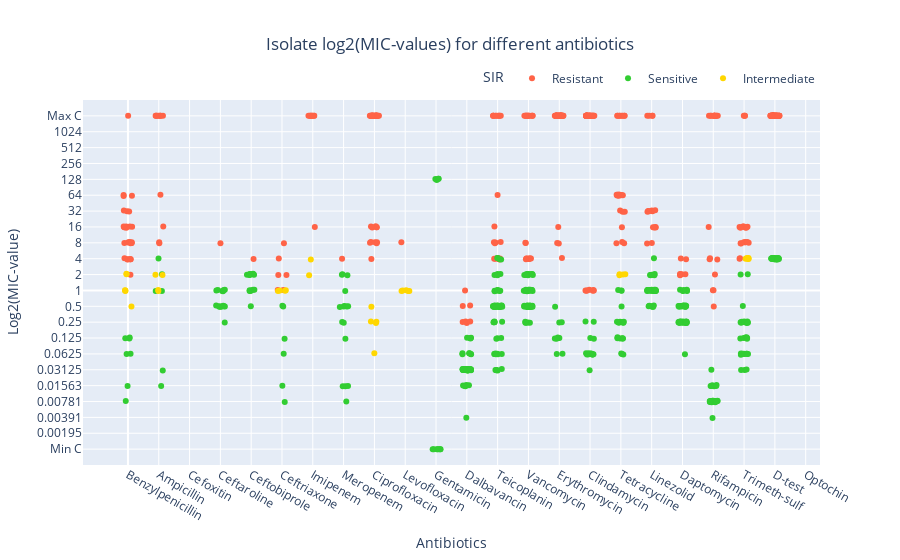

Write notebook code for a chart like this one.
### Code cell
def main():
    # Load files
    chosen_isolates_list = pd.read_csv("Chosen_isolates_list.csv")
    CIB = pd.ExcelFile("CIB_TF-data_AllIsolates_20230302.xlsx")
    matrix_EU = pd.read_excel(CIB, "matrix EU")
    
    # Rename a long name for plotting purposes
    matrix_EU.rename(columns={"Trimethoprim-sulfamethoxazole": "Trimeth-sulf"}, inplace=True)
    
    # Select isolates
    chosen_isolates = extract_chosen_isolates(chosen_isolates_list, matrix_EU)
    
    # List of antiiotic names
    antibiotics = list(chosen_isolates.columns[3:])    
     
    # Extract all SIRs for an antibiotic.
    chosen_isolates_SIR = extract_SIR(chosen_isolates, antibiotics)
    
    # Remove the tuples that have None in their SIR data
    filtered_chosen_isolates_SIR = filter_mic_values(chosen_isolates_SIR)
    
    # Extract the mic-values of each isolate for each antibiotic.
    mic_data = extract_mic_data(filtered_chosen_isolates_SIR, antibiotics)
    
    # Create dataframe used for plotting
    plot_df = create_plot_df(antibiotics, mic_data)
    
    plotly_dotplot(plot_df, antibiotics)
    
if __name__ == "__main__":
    main()

### Figure 1 — Plotly figure (JSON) as saved in the notebook; plotly's stock layout.template omitted (floating-point values rounded to 4 significant figures; data arrays with more than 128 entries replaced by an {"elided": "..."} marker saying what was removed)
{"data": [{"customdata": {"elided": "382x2 mixed values"}, "hovertemplate": "<b>%{hovertext}</b><br><br>SIR=Resistant<br>Log2(MIC-value)=%{y:.0f}<br>Scale=%{customdata[0]}<br>Pathogen=%{customdata[1]}<extra></extra>", "hovertext": {"elided": "382 str values"}, "legendgroup": "Resistant", "marker": {"color": "tomato", "symbol": "circle"}, "mode": "markers", "name": "Resistant", "orientation": "v", "showlegend": true, "type": "scatter", "x": {"elided": "382 float values"}, "xaxis": "x", "y": {"elided": "382 float values"}, "yaxis": "y"}, {"customdata": {"elided": "478x2 mixed values"}, "hovertemplate": "<b>%{hovertext}</b><br><br>SIR=Sensitive<br>Log2(MIC-value)=%{y:.0f}<br>Scale=%{customdata[0]}<br>Pathogen=%{customdata[1]}<extra></extra>", "hovertext": {"elided": "478 str values"}, "legendgroup": "Sensitive", "marker": {"color": "limegreen", "symbol": "circle"}, "mode": "markers", "name": "Sensitive", "orientation": "v", "showlegend": true, "type": "scatter", "x": {"elided": "478 float values"}, "xaxis": "x", "y": {"elided": "478 float values"}, "yaxis": "y"}, {"customdata": [[true, "Streptococcus mitis"], [true, "Streptococcus pneumoniae"], [true, "Streptococcus mitis"], [true, "Streptococcus mitis"], [true, "Streptococcus oralis"], [true, "Streptococcus oralis"], [true, "Streptococcus mitis"], [true, "Streptococcus mitis"], [true, "Streptococcus oralis"], [true, "Streptococcus oralis"], [true, "Streptococcus pneumoniae"], [true, "Streptococcus pneumoniae"], [true, "Streptococcus pneumoniae"], [true, "Streptococcus pneumoniae"], [true, "Enterococcus faecalis"], [true, "Enterococcus faecalis"], [true, "Staphylococcus capitis"], [true, "Staphylococcus capitis"], [true, "Staphylococcus epidermidis"], [true, "Staphylococcus hominis"], [true, "Staphylococcus aureus"], [true, "Streptococcus pneumoniae"], [true, "Streptococcus pneumoniae"], [true, "Streptococcus pneumoniae"], [true, "Streptococcus pneumoniae"], [true, "Streptococcus pneumoniae"], [true, "Staphylococcus epidermidis"], [true, "Staphylococcus epidermidis"], [true, "Staphylococcus epidermidis"], [true, "Staphylococcus hominis"], [true, "Staphylococcus epidermidis"], [true, "Staphylococcus epidermidis"], [true, "Staphylococcus hominis"], [true, "Staphylococcus hominis"], [true, "Staphylococcus epidermidis"], [true, "Staphylococcus epidermidis"]], "hovertemplate": "<b>%{hovertext}</b><br><br>SIR=Intermediate<br>Log2(MIC-value)=%{y:.0f}<br>Scale=%{customdata[0]}<br>Pathogen=%{customdata[1]}<extra></extra>", "hovertext": ["BAR064", "QM1470", "QM870", "QM871", "HV752", "QM138", "QM870", "QM871", "HV752", "QM138", "QM806", "QM1470", "QM326", "QM328", "QM065", "QM294", "QM085", "QM086", "HV146", "HV414", "QM1450", "QM806", "BAR026", "QM1470", "QM027", "QM328", "HV116", "HV146", "QM968", "QM093", "HV953", "QM968", "HV245", "HV88", "HV733", "HV744"], "legendgroup": "Intermediate", "marker": {"color": "gold", "symbol": "circle"}, "mode": "markers", "name": "Intermediate", "orientation": "v", "showlegend": true, "type": "scatter", "x": [-0.0457, -0.04868, -0.08597, 0.1137, -0.08449, -0.09571, 1.121, 0.982, 0.987, 0.8925, 4.871, 5.099, 4.931, 5.123, 5.936, 5.88, 8.064, 7.887, 8.049, 7.998, 7.902, 9.094, 8.916, 9.03, 9.134, 8.882, 15.96, 15.96, 16.07, 16.14, 20.15, 20.14, 20.09, 20.11, 20.05, 20.14], "xaxis": "x", "y": [1.026, 1.048, -0.005579, -1.011, -0.03104, 0.005092, 0.9667, 0.02446, -0.03118, 0.981, -0.02963, -0.02553, -0.001761, 0.01723, 1.957, 0.9574, -1.967, -1.965, -2.048, -3.964, -1.024, -0.03699, 0.0005294, 0.006218, -0.02993, -0.03988, 1.027, 0.9585, 0.9967, 1.013, 1.976, 2.037, 2.043, 1.993, 1.997, 2.012], "yaxis": "y"}], "layout": {"legend": {"orientation": "h", "title": {"text": "SIR"}, "tracegroupgap": 0, "x": 1, "xanchor": "right", "y": 1.02, "yanchor": "bottom"}, "title": {"text": "Isolate log2(MIC-values) for different antibiotics", "x": 0.5}, "xaxis": {"anchor": "y", "domain": [0, 1], "tickmode": "array", "ticktext": ["Benzylpenicillin", "Ampicillin", "Cefoxitin", "Ceftaroline", "Ceftobiprole", "Ceftriaxone", "Imipenem", "Meropenem", "Ciprofloxacin", "Levofloxacin", "Gentamicin", "Dalbavancin", "Teicoplanin", "Vancomycin", "Erythromycin", "Clindamycin", "Tetracycline", "Linezolid", "Daptomycin", "Rifampicin", "Trimeth-sulf", "D-test", "Optochin"], "tickvals": [0, 1, 2, 3, 4, 5, 6, 7, 8, 9, 10, 11, 12, 13, 14, 15, 16, 17, 18, 19, 20, 21, 22], "title": {"text": "Antibiotics"}}, "yaxis": {"anchor": "x", "domain": [0, 1], "range": [-11, 12], "tickmode": "array", "ticktext": ["Min C", "0.00195", "0.00391", "0.00781", "0.01563", "0.03125", "0.0625", "0.125", "0.25", "0.5", "1", "2", "4", "8", "16", "32", "64", "128", "256", "512", "1024", "Max C"], "tickvals": [-10, -9, -8, -7, -6, -5, -4, -3, -2, -1, 0, 1, 2, 3, 4, 5, 6, 7, 8, 9, 10, 11], "title": {"text": "Log2(MIC-value)"}}}}
